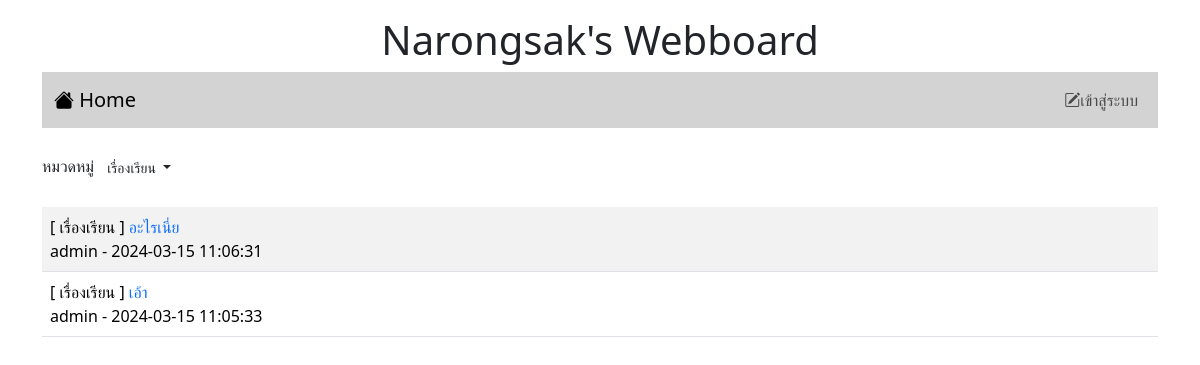
Page /index.php?id=1 on the committed database.
### tables this page shows
CREATE TABLE `category` (
  `id` int(11) NOT NULL,
  `name` varchar(32) NOT NULL
);

CREATE TABLE `post` (
  `id` int(11) NOT NULL,
  `title` varchar(128) NOT NULL,
  `content` varchar(2048) NOT NULL,
  `post_date` datetime NOT NULL,
  `cat_id` int(11) NOT NULL,
  `user_id` int(11) NOT NULL
);

CREATE TABLE `user` (
  `id` int(11) NOT NULL,
  `login` varchar(32) NOT NULL,
  `password` varchar(64) NOT NULL,
  `name` varchar(64) NOT NULL,
  `gender` char(1) NOT NULL,
  `email` varchar(32) NOT NULL,
  `role` char(1) NOT NULL
);

### index.php (the view, shortened to what this page needs)
<!DOCTYPE html>
<html lang="en">
<head>
    <link href="https://cdn.jsdelivr.net/npm/bootstrap@5.3.2/dist/css/bootstrap.min.css" rel="stylesheet">
    <link rel="stylesheet" href="https://cdn.jsdelivr.net/npm/bootstrap-icons@1.11.3/font/bootstrap-icons.min.css">
</head>
<body>
    <div class="container-lg">
        <h1 style="text-align: center;" class="mt-3">Narongsak's Webboard</h1>
        <?php include "nav.php" ?>
        <div class="mt-4 d-flex justify-content-between">
            <div>
                <lable>หมวดหมู่</lable>
                <span class="dropdown">
                    <?php
                    $conn = new PDO("mysql:host=localhost;dbname=webboard;charset=utf8", "root", "");
                    ?>
                    <button class="btn btn-white-50 btn-sm dropdown-toggle" type="button" data-bs-toggle="dropdown" aria-expanded="false">
                        <?php
                        if (isset($_GET['id'])) {
                            $sql = "SELECT name FROM category WHERE id=$_GET[id]";
                            foreach ($conn->query($sql) as $row)
                                echo "$row[name]";
                        } else {
                            echo "--ทั้งหมด--";
                        }
                        ?>
                    </button>
                        <?php
                        $sql = "SELECT * FROM category";
                        ?>
                </span>
            </div>
        </div>
        <table class="table table-striped mt-4 ">
            <?php
            $conn = new PDO("mysql:host=localhost;dbname=webboard;charset=utf8", "root", "");
            if (isset($_GET['id'])) {
                $sql = "SELECT t3.name,t1.title,t1.id,t2.login,t1.post_date,t2.id as 'user_id' FROM post as t1
            INNER JOIN user as t2 ON (t1.user_id=t2.id)
            INNER JOIN category as t3 ON (t1.cat_id=t3.id)
            WHERE t1.cat_id=$_GET[id]
            ORDER BY t1.post_date DESC";
            } else {
                $sql = "SELECT t3.name,t1.title,t1.id,t2.login,t1.post_date,t2.id as 'user_id' FROM post as t1
            INNER JOIN user as t2 ON (t1.user_id=t2.id)
            INNER JOIN category as t3 ON (t1.cat_id=t3.id)
            ORDER BY t1.post_date DESC";
            }
            $result = $conn->query($sql);
            while ($row = $result->fetch()) {
                echo "<tr><td class='d-flex'>
            <div class='flex-grow-1'>[ $row[0] ]<a href=post.php?id=$row[2]
            style=text-decoration:none> $row[1]</a><br>$row[3] - $row[4]</div>";
            }
            ?>
        </table>
    </div>
</body>
</html>

### rows in the picture
category: name "เรื่องเรียน"
post: category.name "เรื่องเรียน", title "อะไรเนี่ย", user.login "admin", post_date "2024-03-15 11:06:31"
post: category.name "เรื่องเรียน", title "เอ้า", user.login "admin", post_date "2024-03-15 11:05:33"
